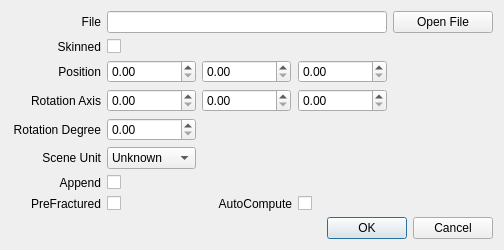
<?xml version="1.0" encoding="UTF-8"?>
<ui version="4.0">
 <class>SourceAssetOpenDlg</class>
 <widget class="QDialog" name="SourceAssetOpenDlg">
  <property name="geometry">
   <rect>
    <x>0</x>
    <y>0</y>
    <width>458</width>
    <height>238</height>
   </rect>
  </property>
  <property name="windowTitle">
   <string>Dialog</string>
  </property>
  <layout class="QGridLayout" name="gridLayout">
   <item row="3" column="2">
    <widget class="QDoubleSpinBox" name="spinBoxYAxis">
     <property name="minimumSize">
      <size>
       <width>89</width>
       <height>0</height>
      </size>
     </property>
     <property name="maximumSize">
      <size>
       <width>89</width>
       <height>16777215</height>
      </size>
     </property>
    </widget>
   </item>
   <item row="3" column="3">
    <widget class="QDoubleSpinBox" name="spinBoxZAxis">
     <property name="minimumSize">
      <size>
       <width>89</width>
       <height>0</height>
      </size>
     </property>
     <property name="maximumSize">
      <size>
       <width>89</width>
       <height>16777215</height>
      </size>
     </property>
    </widget>
   </item>
   <item row="0" column="0">
    <widget class="QLabel" name="fileLabel">
     <property name="minimumSize">
      <size>
       <width>90</width>
       <height>0</height>
      </size>
     </property>
     <property name="maximumSize">
      <size>
       <width>90</width>
       <height>16777215</height>
      </size>
     </property>
     <property name="layoutDirection">
      <enum>Qt::LeftToRight</enum>
     </property>
     <property name="text">
      <string>File</string>
     </property>
     <property name="alignment">
      <set>Qt::AlignRight|Qt::AlignTrailing|Qt::AlignVCenter</set>
     </property>
    </widget>
   </item>
   <item row="1" column="0">
    <widget class="QLabel" name="skinnedLabel">
     <property name="minimumSize">
      <size>
       <width>90</width>
       <height>0</height>
      </size>
     </property>
     <property name="maximumSize">
      <size>
       <width>90</width>
       <height>16777215</height>
      </size>
     </property>
     <property name="layoutDirection">
      <enum>Qt::LeftToRight</enum>
     </property>
     <property name="text">
      <string>Skinned</string>
     </property>
     <property name="alignment">
      <set>Qt::AlignRight|Qt::AlignTrailing|Qt::AlignVCenter</set>
     </property>
    </widget>
   </item>
   <item row="2" column="0">
    <widget class="QLabel" name="positionLabel">
     <property name="minimumSize">
      <size>
       <width>90</width>
       <height>0</height>
      </size>
     </property>
     <property name="maximumSize">
      <size>
       <width>90</width>
       <height>16777215</height>
      </size>
     </property>
     <property name="layoutDirection">
      <enum>Qt::LeftToRight</enum>
     </property>
     <property name="text">
      <string>Position</string>
     </property>
     <property name="alignment">
      <set>Qt::AlignRight|Qt::AlignTrailing|Qt::AlignVCenter</set>
     </property>
    </widget>
   </item>
   <item row="3" column="1">
    <widget class="QDoubleSpinBox" name="spinBoxXAxis">
     <property name="minimumSize">
      <size>
       <width>89</width>
       <height>0</height>
      </size>
     </property>
     <property name="maximumSize">
      <size>
       <width>89</width>
       <height>16777215</height>
      </size>
     </property>
    </widget>
   </item>
   <item row="2" column="1">
    <widget class="QDoubleSpinBox" name="spinBoxXPosition">
     <property name="minimumSize">
      <size>
       <width>89</width>
       <height>0</height>
      </size>
     </property>
     <property name="maximumSize">
      <size>
       <width>89</width>
       <height>16777215</height>
      </size>
     </property>
    </widget>
   </item>
     <item row="5" column="0">
      <widget class="QLabel" name="label">
       <property name="sizePolicy">
        <sizepolicy hsizetype="Fixed" vsizetype="Fixed">
         <horstretch>0</horstretch>
         <verstretch>0</verstretch>
        </sizepolicy>
       </property>
       <property name="minimumSize">
        <size>
         <width>89</width>
         <height>0</height>
        </size>
       </property>
       <property name="layoutDirection">
        <enum>Qt::RightToLeft</enum>
       </property>
       <property name="text">
        <string>Scene Unit</string>
       </property>
       <property name="textFormat">
        <enum>Qt::PlainText</enum>
       </property>
       <property name="alignment">
        <set>Qt::AlignRight|Qt::AlignTrailing|Qt::AlignVCenter</set>
       </property>
      </widget>
     </item>
     <item row="5" column="1">
      <widget class="QComboBox" name="cbSceneUnit">
       <property name="sizePolicy">
        <sizepolicy hsizetype="Fixed" vsizetype="Fixed">
         <horstretch>0</horstretch>
         <verstretch>0</verstretch>
        </sizepolicy>
       </property>
       <property name="minimumSize">
        <size>
         <width>89</width>
         <height>0</height>
        </size>
       </property>
       <property name="currentText">
        <string>Unknown</string>
       </property>
       <item>
        <property name="text">
         <string>Unknown</string>
        </property>
       </item>
       <item>
        <property name="text">
         <string>Centimeter</string>
        </property>
       </item>
       <item>
        <property name="text">
         <string>Meter</string>
        </property>
       </item>
       <item>
        <property name="text">
         <string>Inch</string>
        </property>
       </item>
      </widget>
     </item>
   <item row="6" column="0">
    <widget class="QLabel" name="appendLabel">
     <property name="minimumSize">
      <size>
       <width>90</width>
       <height>0</height>
      </size>
     </property>
     <property name="maximumSize">
      <size>
       <width>90</width>
       <height>16777215</height>
      </size>
     </property>
     <property name="layoutDirection">
      <enum>Qt::LeftToRight</enum>
     </property>
     <property name="text">
      <string>Append</string>
     </property>
     <property name="alignment">
      <set>Qt::AlignRight|Qt::AlignTrailing|Qt::AlignVCenter</set>
     </property>
    </widget>
   </item>
   <item row="6" column="1">
    <widget class="QCheckBox" name="checkBoxAppend"/>
   </item>
   <item row="7" column="0">
    <widget class="QLabel" name="preFracturedLabel">
     <property name="minimumSize">
      <size>
       <width>90</width>
       <height>0</height>
      </size>
     </property>
     <property name="maximumSize">
      <size>
       <width>90</width>
       <height>16777215</height>
      </size>
     </property>
     <property name="layoutDirection">
      <enum>Qt::LeftToRight</enum>
     </property>
     <property name="text">
      <string>PreFractured</string>
     </property>
     <property name="alignment">
      <set>Qt::AlignRight|Qt::AlignTrailing|Qt::AlignVCenter</set>
     </property>
    </widget>
   </item>
   <item row="7" column="1">
    <widget class="QCheckBox" name="checkBoxPreFractured"/>
   </item>
   <item row="7" column="2">
    <widget class="QLabel" name="autoComputeLabel">
     <property name="minimumSize">
      <size>
       <width>90</width>
       <height>0</height>
      </size>
     </property>
     <property name="maximumSize">
      <size>
       <width>90</width>
       <height>16777215</height>
      </size>
     </property>
     <property name="layoutDirection">
      <enum>Qt::LeftToRight</enum>
     </property>
     <property name="text">
      <string>AutoCompute</string>
     </property>
     <property name="alignment">
      <set>Qt::AlignRight|Qt::AlignTrailing|Qt::AlignVCenter</set>
     </property>
    </widget>
   </item>
   <item row="7" column="3">
    <widget class="QCheckBox" name="checkBoxAutoCompute"/>
   </item>
   <item row="8" column="1" colspan="4">
    <widget class="QDialogButtonBox" name="buttonBox">
     <property name="orientation">
      <enum>Qt::Horizontal</enum>
     </property>
     <property name="standardButtons">
      <set>QDialogButtonBox::Cancel|QDialogButtonBox::Ok</set>
     </property>
    </widget>
   </item>
   <item row="1" column="1">
    <widget class="QCheckBox" name="checkBoxSkinned"/>
   </item>
   <item row="3" column="0">
    <widget class="QLabel" name="rotationLabel">
     <property name="minimumSize">
      <size>
       <width>90</width>
       <height>0</height>
      </size>
     </property>
     <property name="maximumSize">
      <size>
       <width>90</width>
       <height>16777215</height>
      </size>
     </property>
     <property name="layoutDirection">
      <enum>Qt::LeftToRight</enum>
     </property>
     <property name="text">
      <string>Rotation Axis</string>
     </property>
     <property name="alignment">
      <set>Qt::AlignRight|Qt::AlignTrailing|Qt::AlignVCenter</set>
     </property>
    </widget>
   </item>
   <item row="0" column="4">
    <widget class="QPushButton" name="btnOpenFile">
     <property name="minimumSize">
      <size>
       <width>100</width>
       <height>0</height>
      </size>
     </property>
     <property name="maximumSize">
      <size>
       <width>100</width>
       <height>16777215</height>
      </size>
     </property>
     <property name="text">
      <string>Open File</string>
     </property>
    </widget>
   </item>
   <item row="4" column="1">
    <widget class="QDoubleSpinBox" name="spinBoxDegree">
     <property name="minimumSize">
      <size>
       <width>89</width>
       <height>0</height>
      </size>
     </property>
     <property name="maximumSize">
      <size>
       <width>89</width>
       <height>16777215</height>
      </size>
     </property>
    </widget>
   </item>
   <item row="4" column="0">
    <widget class="QLabel" name="rotationDegree">
     <property name="minimumSize">
      <size>
       <width>90</width>
       <height>0</height>
      </size>
     </property>
     <property name="maximumSize">
      <size>
       <width>90</width>
       <height>16777215</height>
      </size>
     </property>
     <property name="layoutDirection">
      <enum>Qt::LeftToRight</enum>
     </property>
     <property name="text">
      <string>Rotation Degree</string>
     </property>
     <property name="alignment">
      <set>Qt::AlignRight|Qt::AlignTrailing|Qt::AlignVCenter</set>
     </property>
    </widget>
   </item>
   <item row="2" column="2">
    <widget class="QDoubleSpinBox" name="spinBoxYPosition">
     <property name="minimumSize">
      <size>
       <width>89</width>
       <height>0</height>
      </size>
     </property>
     <property name="maximumSize">
      <size>
       <width>89</width>
       <height>16777215</height>
      </size>
     </property>
    </widget>
   </item>
   <item row="2" column="3">
    <widget class="QDoubleSpinBox" name="spinBoxZPosition">
     <property name="minimumSize">
      <size>
       <width>89</width>
       <height>0</height>
      </size>
     </property>
     <property name="maximumSize">
      <size>
       <width>89</width>
       <height>16777215</height>
      </size>
     </property>
    </widget>
   </item>
   <item row="0" column="1" colspan="3">
    <widget class="QLineEdit" name="lineEditFile">
     <property name="readOnly">
      <bool>true</bool>
     </property>
    </widget>
   </item>
  </layout>
 </widget>
 <tabstops>
  <tabstop>lineEditFile</tabstop>
  <tabstop>btnOpenFile</tabstop>
  <tabstop>checkBoxSkinned</tabstop>
  <tabstop>spinBoxXPosition</tabstop>
  <tabstop>spinBoxYPosition</tabstop>
  <tabstop>spinBoxZPosition</tabstop>
  <tabstop>spinBoxXAxis</tabstop>
  <tabstop>spinBoxYAxis</tabstop>
  <tabstop>spinBoxZAxis</tabstop>
  <tabstop>spinBoxDegree</tabstop>
  <tabstop>checkBoxAppend</tabstop>
  <tabstop>checkBoxPreFractured</tabstop>
  <tabstop>checkBoxAutoCompute</tabstop>
 </tabstops>
 <resources/>
 <connections>
  <connection>
   <sender>buttonBox</sender>
   <signal>accepted()</signal>
   <receiver>SourceAssetOpenDlg</receiver>
   <slot>accept()</slot>
   <hints>
    <hint type="sourcelabel">
     <x>248</x>
     <y>254</y>
    </hint>
    <hint type="destinationlabel">
     <x>157</x>
     <y>274</y>
    </hint>
   </hints>
  </connection>
  <connection>
   <sender>buttonBox</sender>
   <signal>rejected()</signal>
   <receiver>SourceAssetOpenDlg</receiver>
   <slot>reject()</slot>
   <hints>
    <hint type="sourcelabel">
     <x>316</x>
     <y>260</y>
    </hint>
    <hint type="destinationlabel">
     <x>286</x>
     <y>274</y>
    </hint>
   </hints>
  </connection>
 </connections>
</ui>
